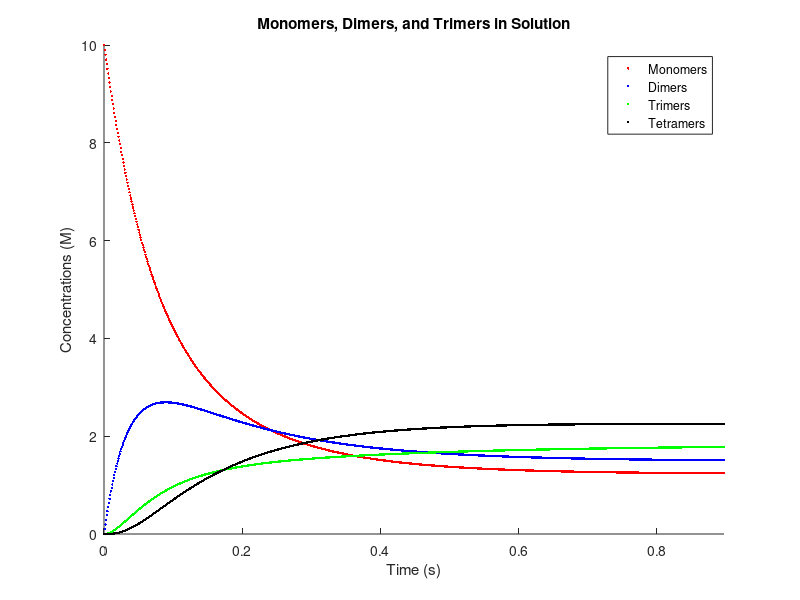

MATLAB code to generate this figure:
clear all;
close all;

% This simulation will be an ODE model of monomers in solution forming
% tetramers, trimers, dimers and going back until equilibrium. This is not 
% a stochastic model, but rather a deterministic model that uses an Euler 
% method to numerically solve the ODEs. This will be advanced to a model
% that has maximum of general k-mers.

% kinetic rate constants
k_l = 1;    %lengthening of oligomers (units: 1/Ms)
k_s = 1;    %shortening of oligomers (units: 1/s) 

% Initial concentrations of each oligomer (units: M)
L_1(1) = 10;    %monomers
L_2(1) = 0;    %dimers
L_3(1) = 0;    %trimers
L_4(1) = 0;    %tetramers

t(1) = 0;   %initial time

% Values needed to start the system
Loops = 0;
Equilibrium_1 = 0;
Equilibrium_2 = 0;
Equilibrium_3 = 0;
Equilibrium_4 = 0;

% Time step - VARIABLE (units: s)
dt = 0.001;

% Actual system that does all the work
while ~Equilibrium_1 && ~Equilibrium_2 && ~Equilibrium_3 && ~Equilibrium_4
%     Tracks the number of iterations of the code
    Loops = Loops+1;
    i = Loops;
    
%     Euler Method to numerically solve coupled ODEs
    Matrix = [(1-k_l*(L_1(i)+L_2(i)+L_3(i))*dt) (k_s*dt) (k_s*dt) (k_s*dt); (k_l*(L_1(i)-L_2(i))*dt) (1-(k_l*L_2(i)+k_s)*dt) (k_s*dt) (k_s*dt); (k_l*(L_2(i)-L_3(i))*dt) (0) (1-k_s*dt) (k_s*dt); (k_l*L_3(i)*dt) (k_l*L_2(i)*dt) (0) (1-2*k_s*dt)]; %matrix of 'changes'
    State_1 = [L_1(i); L_2(i); L_3(i); L_4(i)]; %matrix of current states
    State_2 = Matrix*State_1; %matrix multiplication to calculate new concentrations
    
%     Updating Concentrations and Time
    L_1(i+1) = State_2(1,1);
    L_2(i+1) = State_2(2,1);
    L_3(i+1) = State_2(3,1);
    L_4(i+1) = State_2(4,1);
    t(i+1) = t(i)+dt;
    
%     Testing for Equilibrium;
    if Loops > 100
        Avg_Change1 = mean(abs(diff(L_1(i-98:i+1))));
        Limits1 = [L_1(i-98),L_1(i+1)];
        Avg_Change2 = mean(abs(diff(L_2(i-98:i+1))));
        Limits2 = [L_2(i-98),L_2(i+1)];
        Avg_Change3 = mean(abs(diff(L_3(i-98:i+1))));
        Limits3 = [L_3(i-98),L_3(i+1)];
        Avg_Change4 = mean(abs(diff(L_4(i-98:i+1))));
        Limits4 = [L_4(i-98),L_4(i+1)];
        if (Avg_Change1 <= 1e-5) && (abs(diff(Limits1)) <= 1e-5)
            Equilibrium_1 = 1;
        end
        if (Avg_Change2 <= 1e-5) && (abs(diff(Limits2)) <= 1e-5)
            Equilibrium_2 = 1;
        end
        if (Avg_Change3 <= 1e-5) && (abs(diff(Limits3)) <= 1e-5)
            Equilibrium_3 = 1;
        end
        if (Avg_Change4 <= 1e-5) && (abs(diff(Limits4)) <= 1e-5)
            Equilibrium_4 = 1;
        end
    end
end

figure(1);
scatter(t,L_1,3,'r','filled');
hold on;
scatter(t,L_2,3,'b','filled');
scatter(t,L_3,3,'g','filled');
scatter(t,L_4,3,'k','filled');
xlabel('Time (s)');
xlim([0 max(t)]);
ylabel('Concentrations (M)');
ylim([min([min(L_1),min(L_2),min(L_3),min(L_4)]) max([max(L_1),max(L_2),max(L_3),max(L_4)])]);
title('Monomers, Dimers, and Trimers in Solution');
legend('Monomers','Dimers','Trimers','Tetramers');